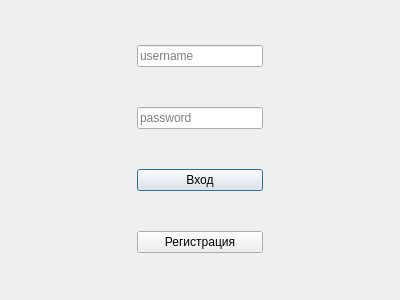
<?xml version="1.0" encoding="UTF-8"?>
<ui version="4.0">
 <class>LoginWindow</class>
 <widget class="QDialog" name="LoginWindow">
  <property name="geometry">
   <rect>
    <x>0</x>
    <y>0</y>
    <width>400</width>
    <height>300</height>
   </rect>
  </property>
  <property name="sizePolicy">
   <sizepolicy hsizetype="Fixed" vsizetype="Fixed">
    <horstretch>0</horstretch>
    <verstretch>0</verstretch>
   </sizepolicy>
  </property>
  <property name="windowTitle">
   <string>Вход / Регистрация</string>
  </property>
  <property name="styleSheet">
   <string notr="true"/>
  </property>
  <layout class="QHBoxLayout" name="horizontalLayout">
   <item>
    <spacer name="horizontalSpacer">
     <property name="orientation">
      <enum>Qt::Orientation::Horizontal</enum>
     </property>
     <property name="sizeHint" stdset="0">
      <size>
       <width>99</width>
       <height>20</height>
      </size>
     </property>
    </spacer>
   </item>
   <item>
    <layout class="QVBoxLayout" name="verticalLayout">
     <item>
      <widget class="QLineEdit" name="usernameInput">
       <property name="placeholderText">
        <string>username</string>
       </property>
      </widget>
     </item>
     <item>
      <widget class="QLineEdit" name="passwordInput">
       <property name="echoMode">
        <enum>QLineEdit::EchoMode::Password</enum>
       </property>
       <property name="placeholderText">
        <string>password</string>
       </property>
      </widget>
     </item>
     <item>
      <widget class="QPushButton" name="loginButton">
       <property name="text">
        <string>Вход</string>
       </property>
      </widget>
     </item>
     <item>
      <widget class="QPushButton" name="registerButton">
       <property name="text">
        <string>Регистрация</string>
       </property>
      </widget>
     </item>
    </layout>
   </item>
   <item>
    <spacer name="horizontalSpacer_2">
     <property name="orientation">
      <enum>Qt::Orientation::Horizontal</enum>
     </property>
     <property name="sizeHint" stdset="0">
      <size>
       <width>98</width>
       <height>20</height>
      </size>
     </property>
    </spacer>
   </item>
  </layout>
 </widget>
 <resources/>
 <connections/>
</ui>
